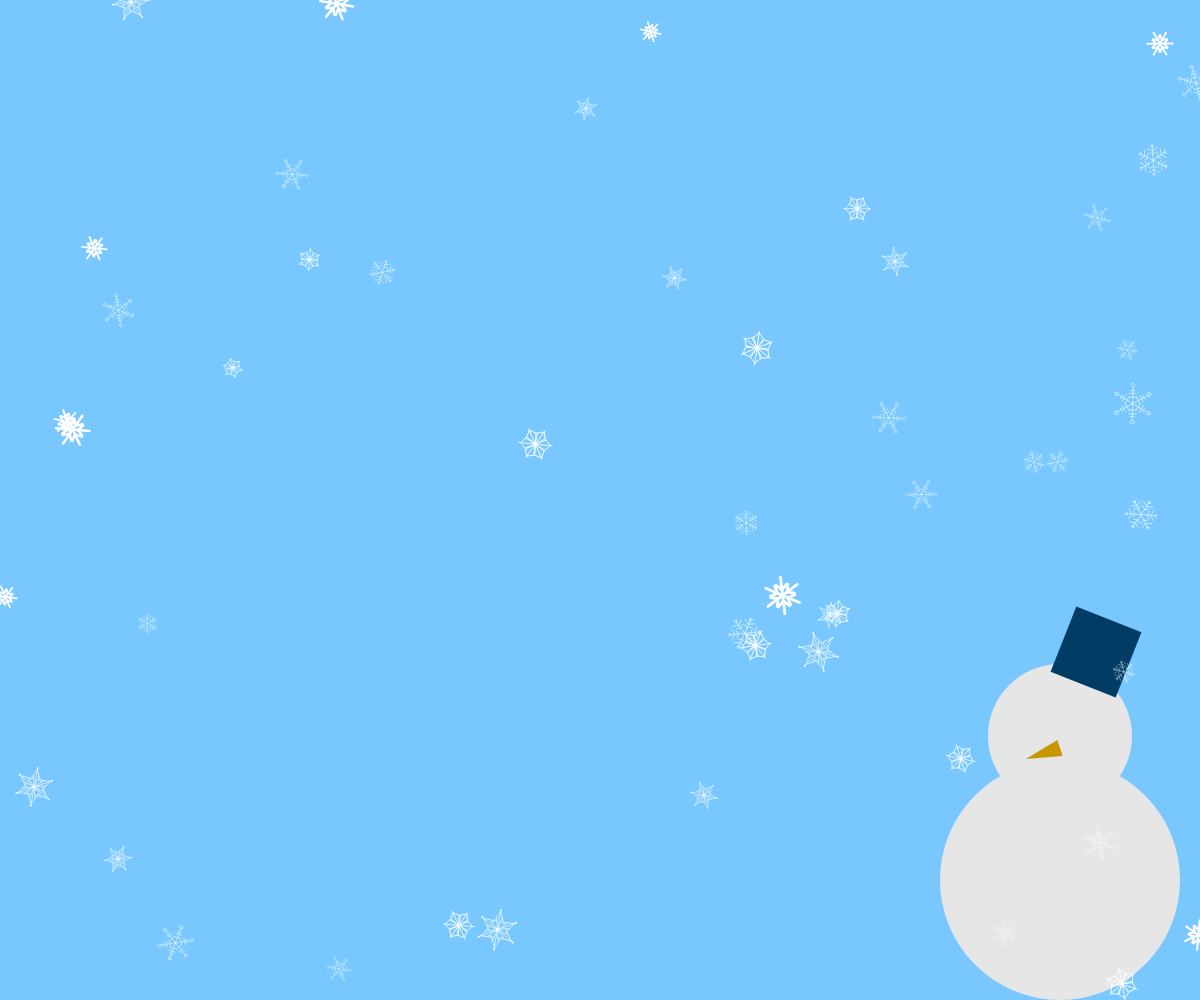
Frame 1 (no input)
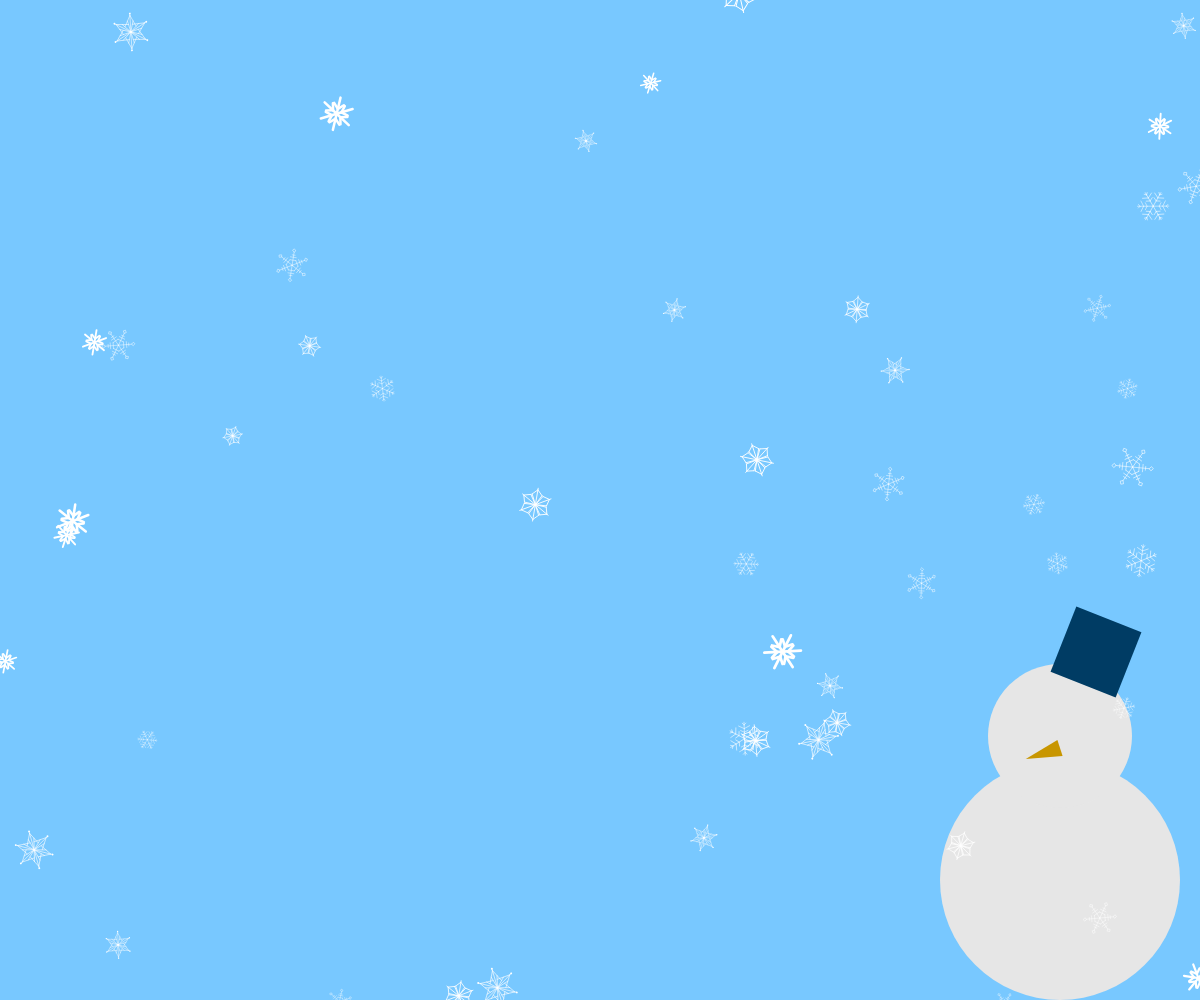
Frame 60 (no input)
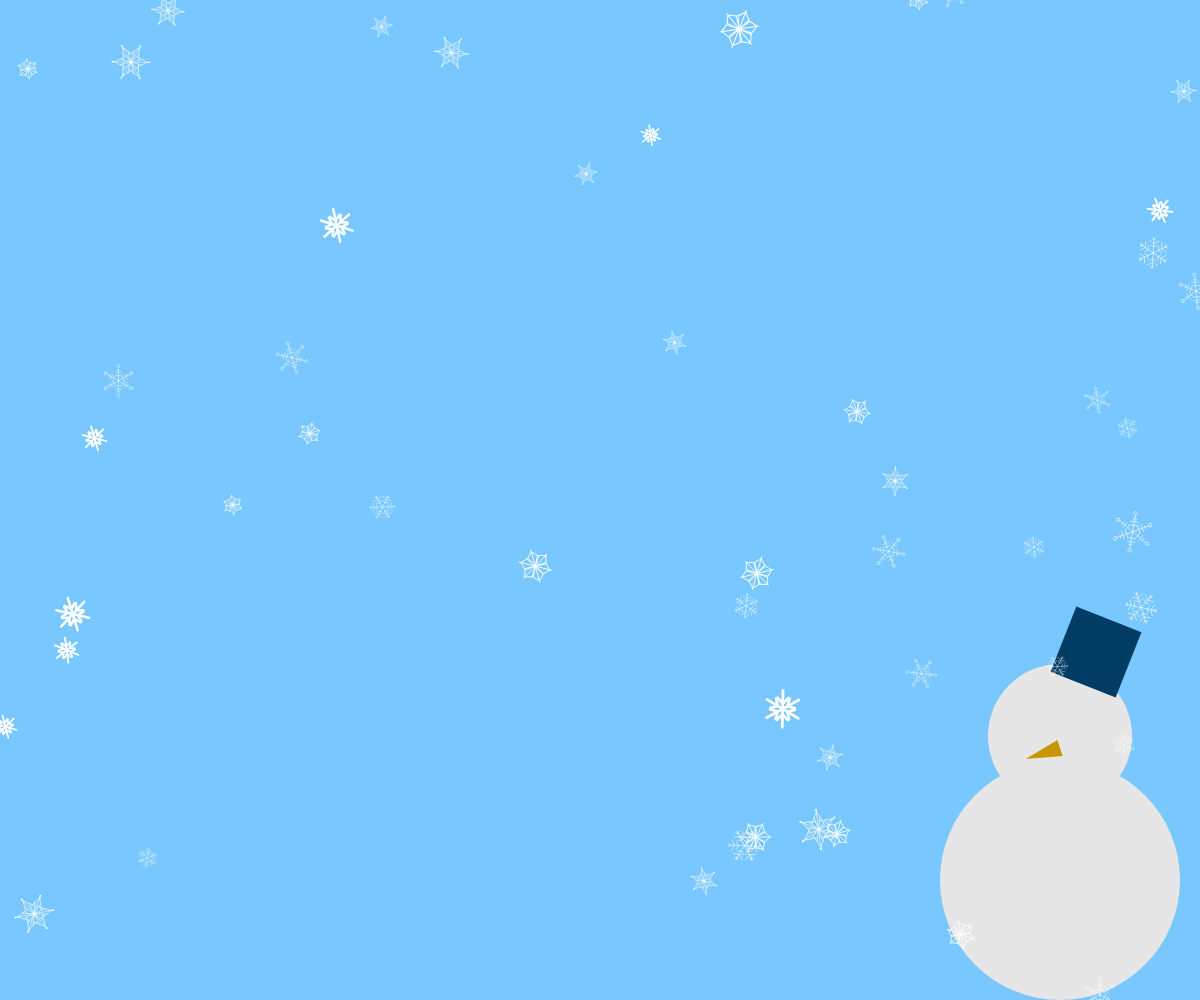
Frame 120 (the mouse pressed at the canvas centre since frame 60)

The p5.js sketch that drew these frames (run headless with seeded random() and noise() and a simulated clock; from frame 60 on, the mouse is pressed at the canvas centre):

// p5.js sketch
// ── sketch.js
let NUM = 6;
let NUM_SNOW = 50;// 雪の結晶の数
let data = [];// 空の配列

function setup() {
  createCanvas(windowWidth, windowHeight);// ウィンドウサイズでキャンバスを作成

  for (let i = 0; i < NUM_SNOW; i++) {
    data.push({// 配列にオブジェクトを追加
      x: random(width),
      y: random(height),
      angle: random(TWO_PI),
      radius: random(10, 20),
      col: color(255),
      speed: random(0.5, 2),
      snowType: floor(random(1, 6))
    });
  }
}

function drawSnow01(x, y, angle, radius, col) {
  strokeWeight(15);
  stroke(col);

  push();
  {
    translate(x, y);
    rotate(angle);
    scale(radius / 100);

    for (let i = 0; i < NUM; i++) {
      push();
      {
        rotate(i * TWO_PI / NUM);
        line(0, 0, 0, -100);
        line(0, 30, 30, 60);
        line(0, 30, -30, 60);
      }
      pop();
    }
  }
  pop();
}

function drawSnow02(x, y, angle, radius, col) {
  push();
  {
    translate(x, y);
    rotate(angle);
    scale(radius / 100);
    
    stroke(col);
    strokeWeight(5);
    
    for (let i = 0; i < NUM; i++) {
      push();
      {
        rotate(i * TWO_PI / NUM);
        
        line(0, 0, 0, -100);
        
        line(0, 0, 30, 60);
        line(0, 0, -30, 60);
        
        line(0, 90, 30, 60);
        line(0, 90, -30, 60);
      }
      pop();
    }
  }
  pop();
}

function drawSnow03(x, y, angle, radius, col) {
  push();
  {
    translate(x, y);
    rotate(angle);
    scale(radius / 100);
    
    stroke(col);
    strokeWeight(3);
    
    for (let i = 0; i < NUM; i++) {
      push();
      {
        rotate(i * TWO_PI / NUM);
        
        line(0, 0, 0, -100);
        
        line(0, 0, 15, 60);
        line(0, 0, -15, 60);
        
        line(0, 90, 30, 30);
        line(0, 90, -30, 30);
        
        noStroke();
        fill(col);
        circle(0, -100, 10);
      }
      pop();
    }
  }
  pop();
}

function drawSnow04(x, y, angle, radius, col) {
  push();
  {
    translate(x, y);
    rotate(angle);
    scale(radius / 100);
    
    rectMode(CENTER);
    stroke(col);
    strokeWeight(3);
    
    for (let i = 0; i < NUM; i++) {
      push();
      {
        rotate(i * TWO_PI / NUM);
        
        line(0, 0, 0, -90);
        
        line(-20, 35, 20, 35);
        line(-20, 55, 20, 55);
        line(-10, 70, 10, 70);
        
        noFill();
        translate(0, -100);
        rotate(PI / 4);
        square(0, 0, 15);
      }
      pop();
    }
  }
  pop();
}

function drawSnow05(x, y, angle, radius, col) {
  push();
  {
    translate(x, y);
    rotate(angle);
    scale(radius / 100);
    
    stroke(col);
    strokeWeight(3);
    
    for (let i = 0; i < NUM; i++) {
      push();
      {
        rotate(i * TWO_PI / NUM);
        
        line(0, 0, 0, -90);
        
        line(0, 35, 20, 45);
        line(0, 35, -20, 45);
        
        line(0, 55, 30, 70);
        line(0, 55, -30, 70);
        
        line(0, 75, 10, 85);
        line(0, 75, -10, 85);
      }
      pop();
    }
  }
  pop();
}

function snowman(x, y, r) {
  noStroke();
  fill(230);
  circle(x, y, r * 2);
  circle(x, y - r * 1.2, r * 1.2);
  push();
  {
    translate(x + r * 0.3, y - r * 1.9);
    rotate(-PI * 0.38);
    
    fill(0, 60, 100);
    rectMode(CENTER);
    rect(0, 0, 70);
  }
  pop();

  push();
  {
    translate(x, y - r * 1.1);
    rotate(PI * 0.4);

    fill(200, 150, 0);
    triangle(0, r * 0.3, -r * 0.07, 0, r * 0.07, 0);
  }
  pop();
}

function draw() {
  background(120, 200, 255);

  snowman(width - 120 - 20, height - 120, 120);

  for (let i = 0; i < data.length; i++) {
    let obj = data[i];// data[i]だらけになっちゃうので、変数にいれる

    obj.y += obj.speed;
    obj.angle += 0.01;

    if (obj.y - obj.radius > height) {
      obj.radius = random(10, 20);
      obj.x = random(width);
      obj.y = -obj.radius;
      obj.angle = random(TWO_PI);
      obj.color = color(random(80, 200), 200, 255);
      obj.speed = random(0.5, 2);
      obj.snowType = floor(random(1, 6))
    }

    if (obj.snowType === 1) {
      drawSnow01(obj.x, obj.y, obj.angle, obj.radius, obj.col);
    }
    if (obj.snowType === 2) {
      drawSnow02(obj.x, obj.y, obj.angle, obj.radius, obj.col);
    }
    if (obj.snowType === 3) {
      drawSnow03(obj.x, obj.y, obj.angle, obj.radius, obj.col);
    }
    if (obj.snowType === 4) {
      drawSnow04(obj.x, obj.y, obj.angle, obj.radius, obj.col);
    }
    if (obj.snowType === 5) {
      drawSnow05(obj.x, obj.y, obj.angle, obj.radius, obj.col);
    }
  }
}

function windowResized() {
  resizeCanvas(windowWidth, windowHeight);
}
